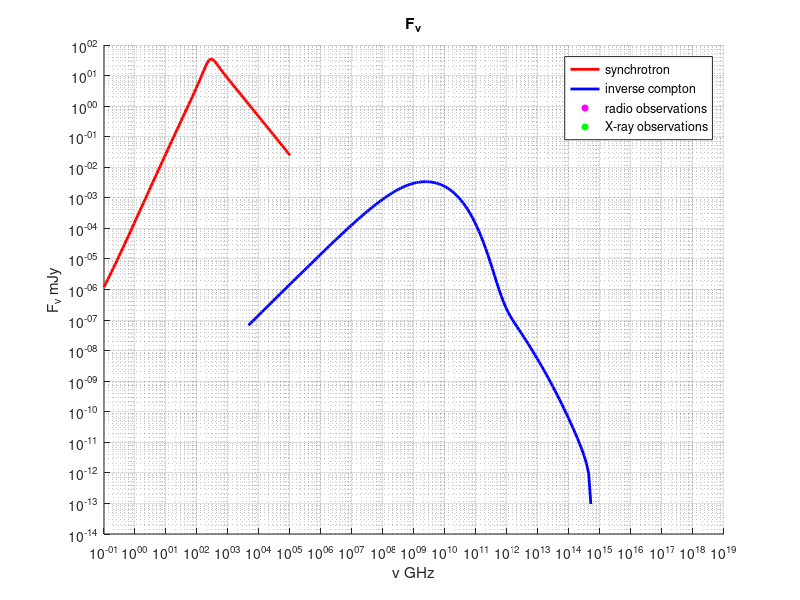

Recreate this plot in MATLAB.
clear;

radio = importdata('radiation.dat');
compton = importdata('output1.dat');
datar = importdata('at2018radio.dat');
datac = importdata('at2018xray.dat');

q1 = 1.6*10^-9;
h = 6.26*10^-26;

Ndatac = size(datac,1);
Ndatar = size(datar,1);

Nnuc = size(compton,1);
Nnur = size(radio,1);

for i = 1:Ndatac,
    datac(i,1) = (datac(i,1)*q1/h)/10^9;
    datac(i,2) = (datac(i,2)*h*10^26);
end;

for i = 1:Ndatar,
    datar(i,1) = datar(i,1)/10^9;
    datar(i,2) = datar(i,2)/1000;
end;

%AT2018 at 16.5 days
xradio15(1:4) = 0;
yradio15(1:4) = 0;

xradio15(1) = 35;
yradio15(1) = 8;
xradio15(2) = 225;
yradio15(2) = 30.8;
xradio15(3) = 233;
yradio15(3) = 28.6;
xradio15(4) = 241;
yradio15(4) = 27.4;

xcompton15(1:4) = 0;
ycompton15(1:4) = 0;

xcompton15(1) = 1.48*10^8;
ycompton15(1) = 0.00074;
xcompton15(2) = 5.23*10^8;
ycompton15(2) = 0.00055;
xcompton15(3) = 2.04*10^9;
ycompton15(3) = 0.00033;
xcompton15(4) = 7.23*10^9;
ycompton15(4) = 0.00018;

%AT2018 at 7.7 days
xradio7(1:4) = 0;
yradio7(1:4) = 0;

xradio7(1) = 35;
yradio7(1) = 8;
xradio7(2) = 225;
yradio7(2) = 30.8;
xradio7(3) = 233;
yradio7(3) = 28.6;
xradio7(4) = 241;
yradio7(4) = 27.4;

xcompton7(1:4) = 0;
ycompton7(1:4) = 0;

xcompton7(1) = 2.9*10^9;
ycompton7(1) = 0.000144;
xcompton7(2) = 4.3*10^9;
ycompton7(2) = 0.000185;
xcompton7(3) = 6.7*10^9;
ycompton7(3) = 0.000304;
xcompton7(4) = 8.4*10^9;
ycompton7(4) = 0.00039;
xcompton7(5) = 1.12*10^10;
ycompton7(5) = 0.00041;
xcompton7(6) = 1.55*10^10;
ycompton7(6) = 0.0003;

figure(1);
hold on;
set(gca, 'YScale', 'log');
set(gca, 'XScale', 'log');
title ('F_{\nu}');
xlabel ('\nu GHz');
ylabel ('F_{\nu} mJy');


plot(radio(1:Nnur,1),radio(1:Nnur,2),'red','LineWidth',2);
plot(compton(1:Nnuc,1),compton(1:Nnuc,2),'blue','LineWidth',2);
%plot(xradio15(1:4),yradio15(1:4),'--o','Color','magenta','LineWidth',2);
%plot(xcompton15(1:4),ycompton15(1:4),'--o','Color','green','LineWidth',2);
%plot(datac(1:Ndata,1),
%datac(1:Ndata,2),'--o','Color','green','LineWidth',2);
sz = 20;
scatter(datar(1:Ndatar,1), datar(1:Ndatar,2),sz,'MarkerEdgeColor','magenta','MarkerFaceColor','magenta','LineWidth',2);
scatter(datac(1:Ndatac,1), datac(1:Ndatac,2),sz,'MarkerEdgeColor','green','MarkerFaceColor','green','LineWidth',2);
grid ;

legend('synchrotron', 'inverse compton', 'radio observations', 'X-ray observations');
